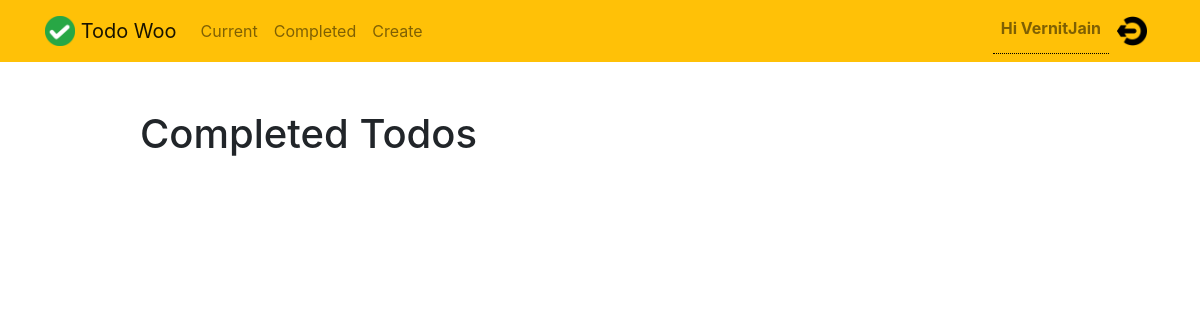
The app's page /todowoo/completed/ (signed in), older data.
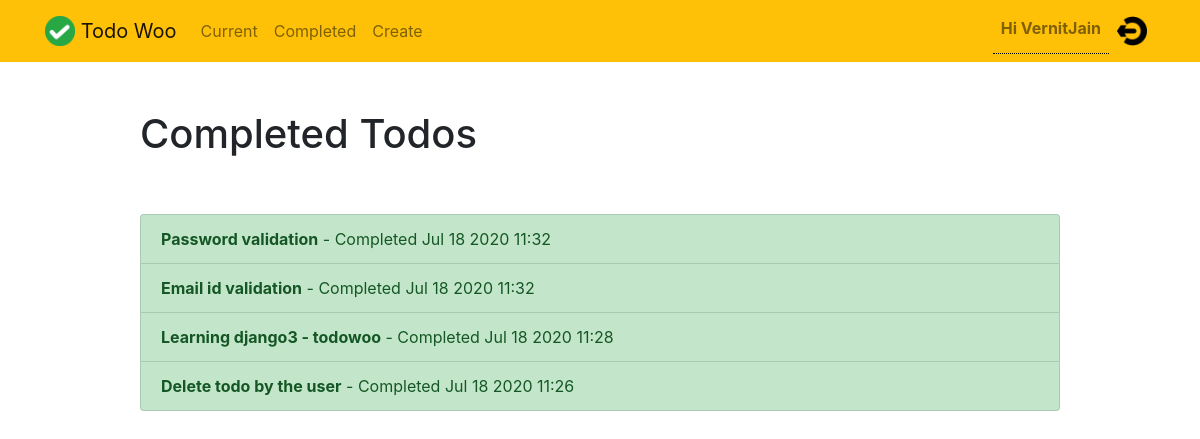
The same page, newer data.
### todowoo/models.py (models this page shows, shortened)
class Todo(models.Model):
    title= models.CharField(max_length=100)
    memo = models.TextField(blank=True)
    created = models.DateTimeField(auto_now_add=True)
    datecompleted=models.DateTimeField(null=True, blank=True)
    important = models.BooleanField(default=False)
    user = models.ForeignKey(User, on_delete=models.CASCADE)
    deleteTodoOrNot = models.BooleanField(default=False)

### todowoo/views.py (the view)
# urls.py: path('completed/', views.completedtodos, name='completedtodos'),
@login_required
def completedtodos(request):
    todos = Todo.objects.filter(user = request.user, datecompleted__isnull = False, deleteTodoOrNot = False).order_by('-datecompleted')
    return render(request, 'todowoo/completedtodos.html',{'todos': todos})

### todowoo/templates/todowoo/completedtodos.html
{% extends "todowoo/base.html" %}
{% block content %}
    <div class="row justify-content-center mt-5">
        <div class="col-md-10">
            <h1>Completed Todos</h1>
        </div>
    </div>
    <div class="row justify-content-center mt-5">
        <div class="col-md-10">
            <div class="list-group">
                {% for todo in todos %}
                    <a href="{% url 'todowoo:viewtodo' todo.id %}" class="list-group-item list-group-item-action list-group-item-success"><b>{{ todo.title }}</b> - Completed {{ todo.datecompleted|date:'M j Y H:i' }}</a>
                {% endfor %}
            </div>
        </div>
    </div>
{% endblock %}

Row changes from the older to the newer data that the page shows:
added Todo: title "Password validation", datecompleted "Jul 18 2020 11:32"
added Todo: title "Email id validation", datecompleted "Jul 18 2020 11:32"
added Todo: title "Learning django3 - todowoo", datecompleted "Jul 18 2020 11:28"
added Todo: title "Delete todo by the user", datecompleted "Jul 18 2020 11:26"
